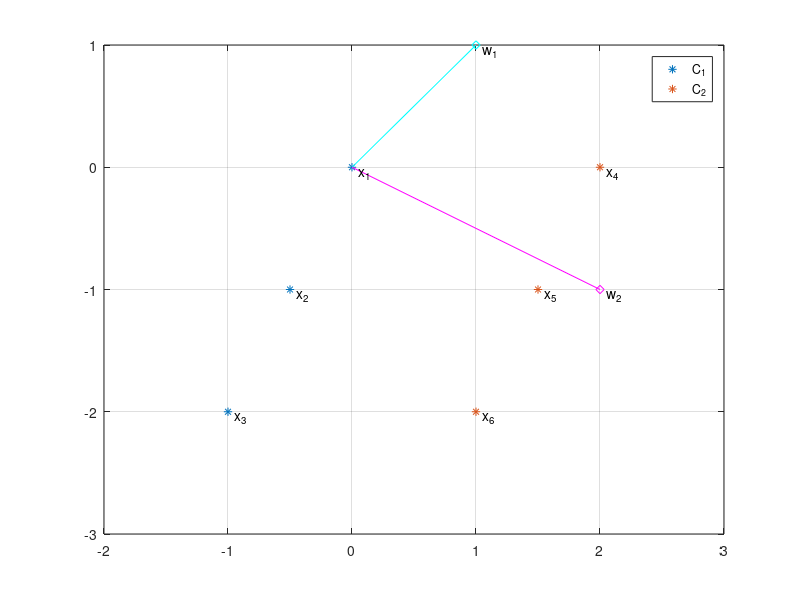

Here is the MATLAB script that generated this plot: (Note: this script raises an error after producing the figure.)
x1 = [0,0]; x2 = [-.5, -1]; x3 = [-1, -2];
x4 = [2,0]; x5 = [1.5, -1]; x6 = [1, -2];
x = [x1; x2; x3; x4; x5; x6]
w0 = [1 1]; w1 = [2 -1]; 
w = [w0; w1];

%%
figure(1); clf
plot(x(1:3,1),x(1:3,2),'*')
hold on
plot(x(4:6,1),x(4:6,2),'*')
plot([w(1,1) 0], [w(1,2) 0], 'c-')
plot(w(1,1), w(1,2), 'cd')
text(w(1,1)+.05,w(1,2)-.05,'w_1')
plot([w(2,1) 0], [w(2,2) 0], 'm-')
plot(w(2,1), w(2,2), 'md')
text(w(2,1)+.05,w(2,2)-.05,'w_2')
% plot([w(3,1) 0], [w(3,2) 0], 'k-')
% plot(w(3,1), w(3,2), 'kd')
% text(w(3,1)+.05,w(3,2)-.05,'w_3')

text(x1(1)+.05,x1(2)-.05,'x_1')
text(x2(1)+.05,x2(2)-.05,'x_2')
text(x3(1)+.05,x3(2)-.05,'x_3')
text(x4(1)+.05,x4(2)-.05,'x_4')
text(x5(1)+.05,x5(2)-.05,'x_5')
text(x6(1)+.05,x6(2)-.05,'x_6')
legend('C_1', 'C_2')
xlim([-2 3])
ylim([-3 1])
grid 
rline = refline(-w(1,1)/w(1,2), 0);
rline.LineStyle = '--';
rline.Color = 'c';
rline = refline(-w(2,1)/w(2,2), 0);
rline.LineStyle = '--';
rline.Color = 'm';
% rline = refline(0, 0);
% rline.LineStyle = '--';
% rline.Color = 'k';
% rline = refline(-w(3,2)/w(3,1), 0);
% rline.LineStyle = '--';
% rline.Color = 'k';
legend('C_1', 'C_2')
xlim([-2 3])
ylim([-3 1])
grid minor
s = patch([-1.5 -2 -2 .5], [-3 -3 1 1],'b', 'EdgeColor','magenta');
alpha(s, .1)
s = patch([-1 3 -2 -2 -1], [1 -3 -3 1 1],'b', 'EdgeColor','cyan');
alpha(s, .1)

%% built in solution
net = perceptron;
net = train(net,x',[1 1 1 0 0 0]);
subplot(2,1,2)
plotpv(x', [1 1 1 0 0 0])
plotpc(net.IW{1}, net.b{1})
grid